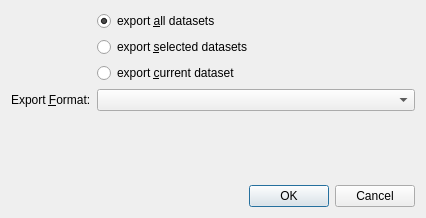
<?xml version="1.0" encoding="UTF-8"?>
<ui version="4.0">
 <class>ExportDialog</class>
 <widget class="QDialog" name="ExportDialog">
  <property name="windowModality">
   <enum>Qt::WindowModality::ApplicationModal</enum>
  </property>
  <property name="geometry">
   <rect>
    <x>0</x>
    <y>0</y>
    <width>426</width>
    <height>218</height>
   </rect>
  </property>
  <property name="sizePolicy">
   <sizepolicy hsizetype="Fixed" vsizetype="Fixed">
    <horstretch>0</horstretch>
    <verstretch>0</verstretch>
   </sizepolicy>
  </property>
  <property name="windowTitle">
   <string>Export Datasets</string>
  </property>
  <property name="windowIcon">
   <iconset resource="litsoz3app.qrc">
    <normaloff>:/export.png</normaloff>:/export.png</iconset>
  </property>
  <layout class="QVBoxLayout" name="verticalLayout">
   <item>
    <layout class="QFormLayout" name="formLayout">
     <item row="3" column="0">
      <widget class="QLabel" name="label">
       <property name="text">
        <string>Export &amp;Format:</string>
       </property>
       <property name="buddy">
        <cstring>cmbFormat</cstring>
       </property>
      </widget>
     </item>
     <item row="3" column="1">
      <widget class="QComboBox" name="cmbFormat"/>
     </item>
     <item row="0" column="1">
      <widget class="QRadioButton" name="radAll">
       <property name="text">
        <string>export &amp;all datasets</string>
       </property>
       <property name="checked">
        <bool>true</bool>
       </property>
      </widget>
     </item>
     <item row="1" column="1">
      <widget class="QRadioButton" name="radSelected">
       <property name="text">
        <string>export &amp;selected datasets</string>
       </property>
      </widget>
     </item>
     <item row="2" column="1">
      <widget class="QRadioButton" name="radCurrent">
       <property name="text">
        <string>export &amp;current dataset</string>
       </property>
      </widget>
     </item>
     <item row="4" column="1">
      <widget class="QLabel" name="labDescription">
       <property name="text">
        <string/>
       </property>
      </widget>
     </item>
    </layout>
   </item>
   <item>
    <spacer name="verticalSpacer">
     <property name="orientation">
      <enum>Qt::Orientation::Vertical</enum>
     </property>
     <property name="sizeHint" stdset="0">
      <size>
       <width>20</width>
       <height>40</height>
      </size>
     </property>
    </spacer>
   </item>
   <item>
    <widget class="QDialogButtonBox" name="buttonBox">
     <property name="orientation">
      <enum>Qt::Orientation::Horizontal</enum>
     </property>
     <property name="standardButtons">
      <set>QDialogButtonBox::StandardButton::Cancel|QDialogButtonBox::StandardButton::Ok</set>
     </property>
    </widget>
   </item>
  </layout>
 </widget>
 <tabstops>
  <tabstop>buttonBox</tabstop>
 </tabstops>
 <resources>
  <include location="litsoz3app.qrc"/>
 </resources>
 <connections>
  <connection>
   <sender>buttonBox</sender>
   <signal>accepted()</signal>
   <receiver>ExportDialog</receiver>
   <slot>accept()</slot>
   <hints>
    <hint type="sourcelabel">
     <x>227</x>
     <y>283</y>
    </hint>
    <hint type="destinationlabel">
     <x>157</x>
     <y>274</y>
    </hint>
   </hints>
  </connection>
  <connection>
   <sender>buttonBox</sender>
   <signal>rejected()</signal>
   <receiver>ExportDialog</receiver>
   <slot>reject()</slot>
   <hints>
    <hint type="sourcelabel">
     <x>304</x>
     <y>284</y>
    </hint>
    <hint type="destinationlabel">
     <x>286</x>
     <y>274</y>
    </hint>
   </hints>
  </connection>
 </connections>
</ui>
